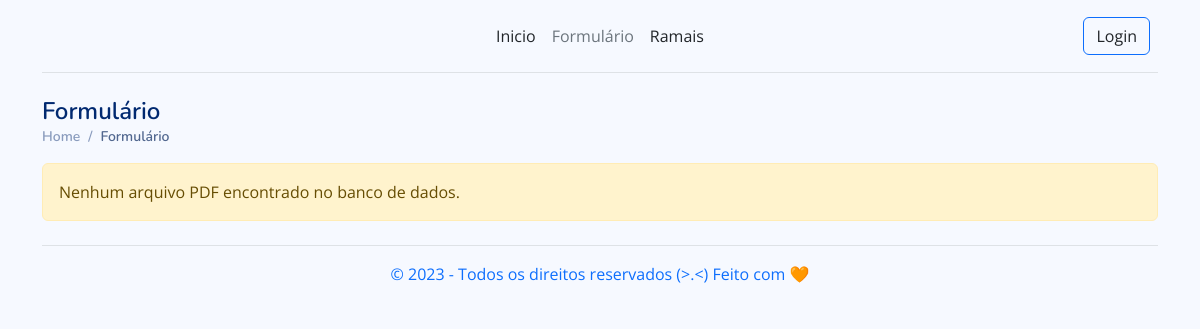
The page /public/index.php?pag=form on the database as committed earlier.
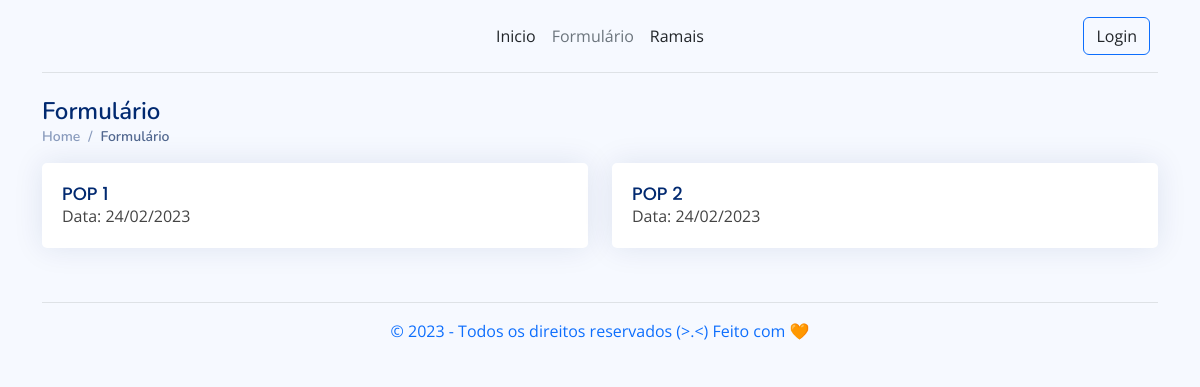
The same page on the database as committed later.
### tables this page shows
CREATE TABLE `pdf_files` (
  `id` int(11) NOT NULL,
  `original_name` varchar(255) NOT NULL,
  `new_name` varchar(255) NOT NULL,
  `date_uploaded` datetime NOT NULL,
  `pdf_content` varchar(255) NOT NULL
);

### view/pages/form.php (the view, shortened to what this page needs)
<?php
   $nome_pag = 'Formulário';
   ?><div class="container">
    <div class="pagetitle">
        <h1><?php echo $nome_pag ?></h1>
        <nav>
            <ol class="breadcrumb">
                <li class="breadcrumb-item">
                    <a href="index.php?pag=<?php echo $menu1 ?>">
                        Home
                    </a>
                </li>
                <li class="breadcrumb-item active">
                    <?php echo $nome_pag ?>
                </li>
            </ol>
        </nav>
    </div>
</div>
<div class="container">
    <?php
       require_once('../int/conexao.php');
       $sql = "SELECT * FROM pdf_files";
       $result = $conn->query($sql);
       if ($result->num_rows > 0) {
           echo "<div class='row'>";
           while ($row = $result->fetch_assoc()) {
               echo "<div class='col'><div class='card'>";
               echo "<a href='../view/pages/admin/forms/uploads/". $row["original_name"]. "' download";
               echo "<div class='card-body'><h5 class='card-title mb-0 pb-0'>";
               echo $row["new_name"];
               $data = $row["date_uploaded"];
               $newdate = substr($data, 8, 2) .'/'. substr($data,5, 2) . '/' . substr($data, 0, 4);
               echo "</h5><p class='card-text'> Data: " .
               $newdate
               . "</p></div></a></div>";
           }
           echo "</div>";
       } else {
           echo "<div class='alert alert-warning mt-2' role='alert'>";
           echo "Nenhum arquivo PDF encontrado no banco de dados.";
           echo "</div>";
       }
       ?>

Rows that differ between the two databases and show on the page:
added pdf_files: new_name "POP 1", date_uploaded "24/02/2023"
added pdf_files: new_name "POP 2", date_uploaded "24/02/2023"
Other text that changed with them:
text no longer shown: "Nenhum arquivo PDF encontrado no banco de dados."
